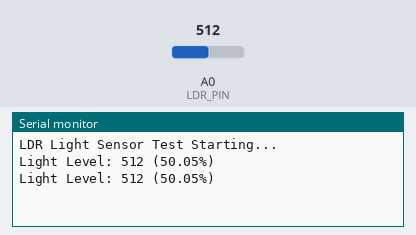
Bench run of a sketch on a simulated Arduino Uno, built with avr-gcc and run on an emulated ATmega328P. Parts: the last lines printed to the serial monitor. Inputs (shaded band) come from the test bench; at power-on: A0 (LDR_PIN) = 512.

Above: at 1.8 s.
1.9 s: A0 (LDR_PIN) set to 716
At 2.8 s:
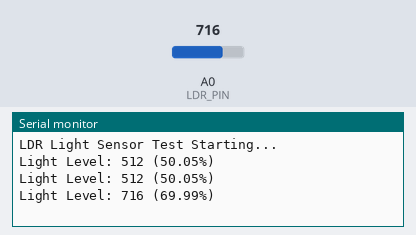
3.4 s: A0 (LDR_PIN) set to 900
At 4.8 s:
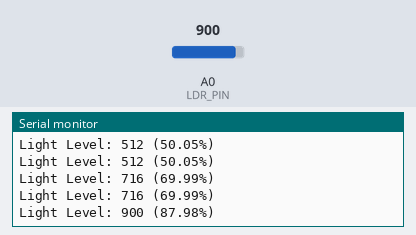
Timing chart, 0 to 6.4 s (numbered marks = the images above; inputs shaded):
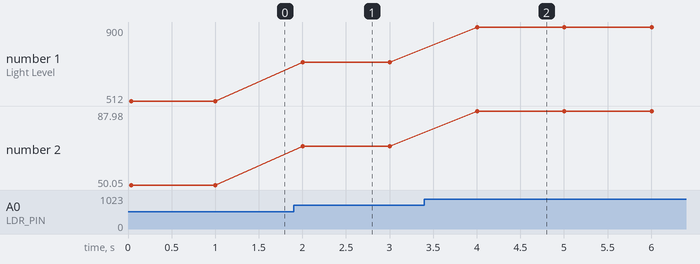

The sketch:

ldr_sensor_test.ino
```cpp
#define LDR_PIN A0  // Analog pin for light sensor

void setup() {
  Serial.begin(9600);
  Serial.println("LDR Light Sensor Test Starting...");
}

void loop() {
  int lightValue = analogRead(LDR_PIN);

  // Convert to percentage (0-1023 becomes 0-100%)
  float lightPercent = (lightValue / 1023.0) * 100;

  Serial.print("Light Level: ");
  Serial.print(lightValue);
  Serial.print(" (");
  Serial.print(lightPercent);
  Serial.println("%)");

  delay(1000);  // Read every 1 second
}
```

Measured:
- after the input at 1.9 s, the serial monitor: prints a new line after 0.10 s (image 1)
- after the input at 3.4 s, the serial monitor: prints a new line after 0.60 s (image 2)
- plotted number 1: 512 → 716 after the input at 1.9 s, 716 → 900 after the input at 3.4 s
- plotted number 2: 50.05 → 69.99 after the input at 1.9 s, 69.99 → 87.98 after the input at 3.4 s
